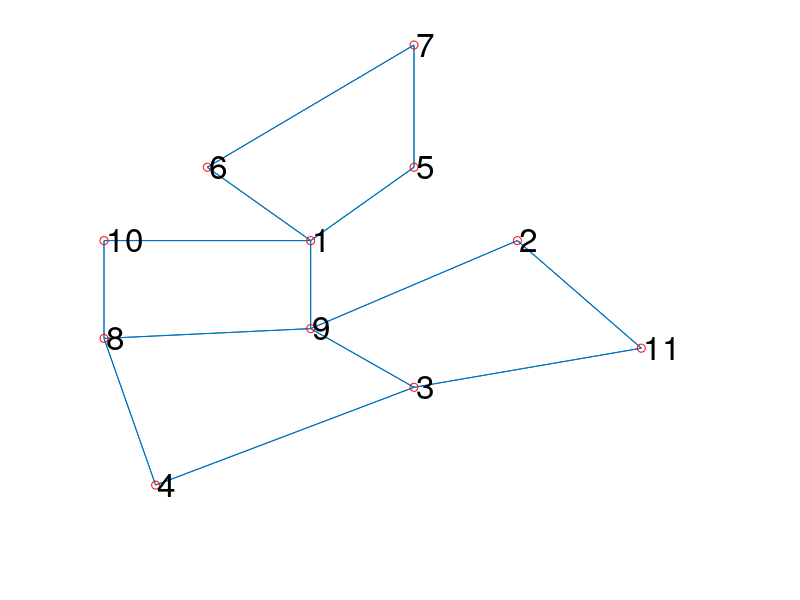

The MATLAB source for this figure:
xy=[...
    1, 1.5  ,3;
    2, 2.5  ,3;
    3, 2    ,1.5;
    4, 0.75 ,0.5;
    5, 2    ,3.75;
    6, 1    ,3.75;
    7, 2    ,5;
    8, 0.5, 2; 
     9, 1.5,2.1;
     10,0.5,3;
     11, 3.1,1.9...
    ];

seg=[...
        4,3;
	8,9;
	 10,1;
	 3,11;
	 9,2;
	 9,1;
	 1,5;
	 6,7;
	 6,1;
	 7,5;
	 10,8;
	 2,11;
	 9,3;
	 1,9;
	 8,4];
nv=size(xy,1);
ne = size(seg,1);
o=ones(ne,1);
A=sparse(seg(:,1),seg(:,2),o,nv,nv);
[i,j,o]=find(A+transpose(A));
ne1 = length(i);
o=ones(ne1,1);
A=sparse(i,j,o,nv,nv);
dim=2;
k=9;
I=speye(nv,nv);
ek=I(:,k);
%%a=(A+I)*ek; 
%%a=(A+I)*a-a;
a=A*(A+I)*ek;
jj=find(a==dim);
jj=jj(find(jj!=k))
hold on;
gplot(A,xy(:,2:3)); 
plot(xy(:,2),xy(:,3),'ro'); 
for i=1:nv
	set(text(xy(i,2)+0.01,xy(i,3)+0.01,int2str(i)),'FontSize',24);
end
axis off
hold off 
